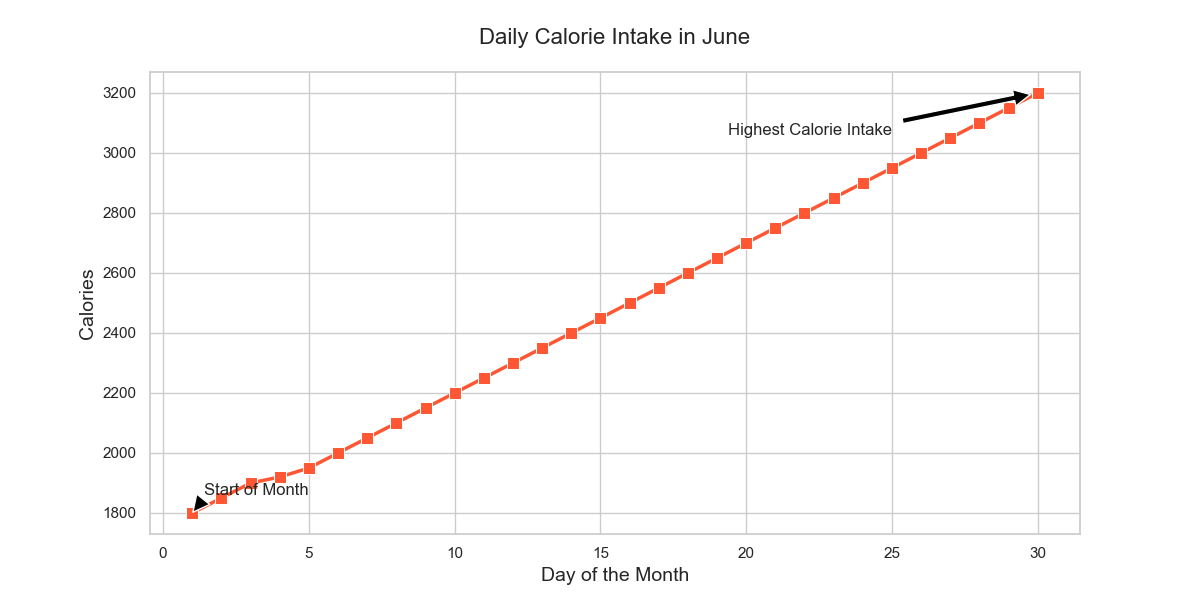

Here is the Python script that generated this plot:

import seaborn as sns
import matplotlib.pyplot as plt
import pandas as pd

# Data
data = {'Day': [1, 2, 3, 4, 5, 6, 7, 8, 9, 10, 11, 12, 
                13, 14, 15, 16, 17, 18, 19, 20, 21, 22, 
                23, 24, 25, 26, 27, 28, 29, 30],
        'Calories': [1800, 1850, 1900, 1920, 1950, 2000, 2050, 2100, 2150, 2200, 2250, 2300, 
                     2350, 2400, 2450, 2500, 2550, 2600, 2650, 2700, 2750, 2800, 2850, 
                     2900, 2950, 3000, 3050, 3100, 3150, 3200]}

# Create DataFrame
df = pd.DataFrame(data)

# Set the size of the plot
plt.figure(figsize=(12, 6))

# Create lineplot
sns.lineplot(x='Day', y='Calories', data=df, 
             color='#FF5733', marker='s', markersize=8, linewidth=2.5)

# Annotations
plt.annotate('Highest Calorie Intake', xy=(30, 3200), xytext=(25, 3100),
             arrowprops=dict(facecolor='black', shrink=0.05),
             horizontalalignment='right', verticalalignment='top')

plt.annotate('Start of Month', xy=(1, 1800), xytext=(5, 1900),
             arrowprops=dict(facecolor='black', shrink=0.05),
             horizontalalignment='right', verticalalignment='top')

# Adding title and labels
plt.title('Daily Calorie Intake in June', fontsize=16, pad=20)
plt.xlabel('Day of the Month', fontsize=14)
plt.ylabel('Calories', fontsize=14)

# Display the plot
plt.show()
